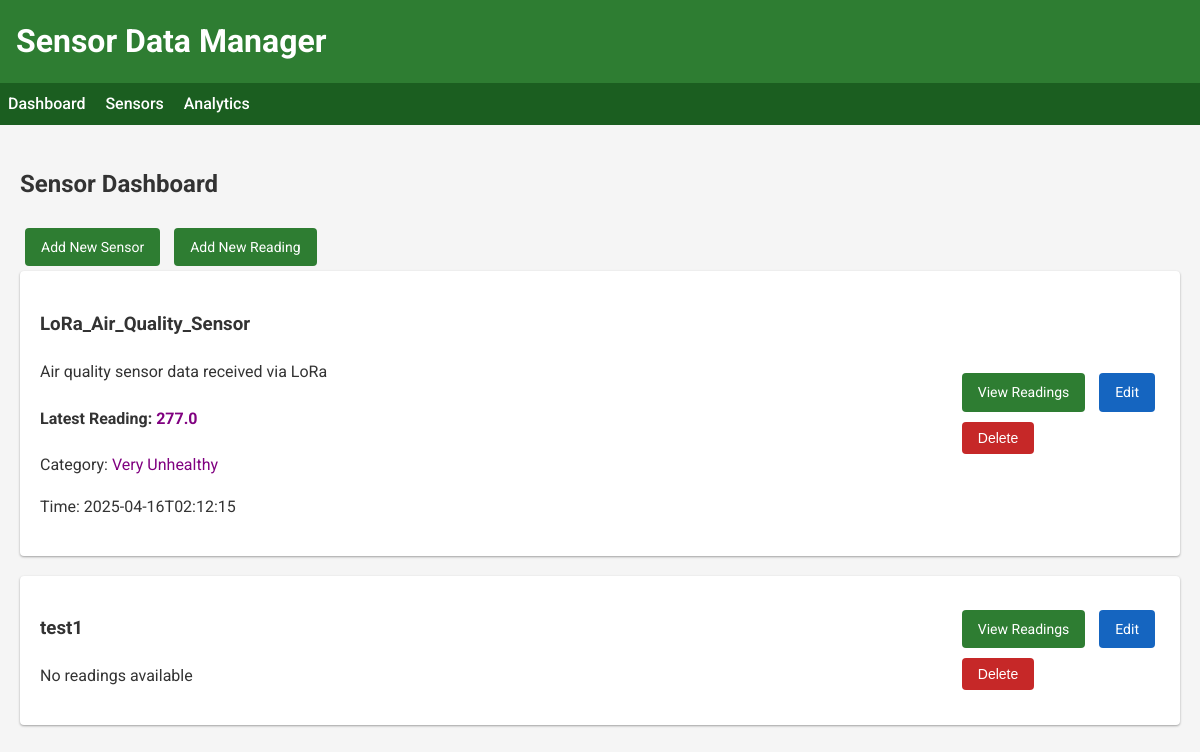
The page / on the database its author committed.
### tables this page shows
CREATE TABLE readings (
                id INTEGER PRIMARY KEY,
                sensor_id INTEGER,
                value REAL,
                timestamp DATETIME,
                FOREIGN KEY (sensor_id) REFERENCES sensors (id)
            );

CREATE TABLE sensors (
                id INTEGER PRIMARY KEY,
                name TEXT NOT NULL,
                description TEXT
            );

### main.py (the view)
@app.route('/')
def index():
    conn = get_db_connection()
    latest_readings = conn.execute('''
        SELECT s.id, s.name, s.description, r.value, r.timestamp
        FROM sensors s
        LEFT JOIN (
            SELECT sensor_id, value, timestamp
            FROM readings r1
            WHERE timestamp = (
                SELECT MAX(timestamp) FROM readings r2 WHERE r2.sensor_id = r1.sensor_id
            )
        ) r ON s.id = r.sensor_id
        ORDER BY s.name
    ''').fetchall()
    sensors_data = []
    for reading in latest_readings:
        category, class_name = get_aqi_category(reading['value'] if reading['value'] else 0)
        sensors_data.append({
            'id': reading['id'],
            'name': reading['name'],
            'description': reading['description'],
            'value': reading['value'],
            'timestamp': reading['timestamp'],
            'category': category,
            'class_name': class_name
        })
    conn.close()
    return render_template('index.html', sensors=sensors_data)

### main.py (called while the page is built)
def get_db_connection():
    conn = sqlite3.connect('sensor_data.db')
    conn.row_factory = sqlite3.Row
    return conn

def get_aqi_category(aqi):
    try:
        aqi_value = float(aqi)
        if aqi_value <= 50:
            return "Good", "good"
        elif aqi_value <= 100:
            return "Moderate", "moderate"
        elif aqi_value <= 150:
            return "Unhealthy for Sensitive Groups", "unhealthy-sensitive"
        elif aqi_value <= 200:
            return "Unhealthy", "unhealthy"
        elif aqi_value <= 300:
            return "Very Unhealthy", "very-unhealthy"
        else:
            return "Hazardous", "hazardous"
    except:
        return "Unknown", ""

### templates/index.html (shortened to what this page needs)
{% extends 'base.html' %}
{% block content %}
    <h2>Sensor Dashboard</h2>
    <div class="actions">
        <a href="{{ url_for('add_sensor') }}" class="btn">Add New Sensor</a>
        <a href="{{ url_for('add_reading') }}" class="btn">Add New Reading</a>
    </div>
    {% if sensors %}
        <div class="sensors-grid">
            {% for sensor in sensors %}
                <div class="card sensor-card">
                    <div class="sensor-info">
                        <h3>{{ sensor.name }}</h3>
                        <p>{{ sensor.description }}</p>
                        {% if sensor.value is not none %}
                            <div class="sensor-value">
                                <h4>Latest Reading: <span class="{{ sensor.class_name }}">{{ sensor.value }}</span></h4>
                                <p>Category: <span class="{{ sensor.class_name }}">{{ sensor.category }}</span></p>
                                <p>Time: {{ sensor.timestamp }}</p>
                            </div>
                        {% else %}
                            <p>No readings available</p>
                        {% endif %}
                    </div>
                    <div class="sensor-actions">
                        <a href="{{ url_for('sensor_readings', id=sensor.id) }}" class="btn">View Readings</a>
                        <a href="{{ url_for('edit_sensor', id=sensor.id) }}" class="btn btn-edit">Edit</a>
                        <form action="{{ url_for('delete_sensor', id=sensor.id) }}" method="post" onsubmit="return confirm('Are you sure you want to delete this sensor?');">
                            <button type="submit" class="btn btn-delete">Delete</button>
                        </form>
                    </div>
                </div>
            {% endfor %}
        </div>
    {% else %}
        <div class="card">
            <p>No sensors found. <a href="{{ url_for('add_sensor') }}">Add a sensor</a> to get started.</p>
        </div>
    {% endif %}
{% endblock %}

### static/style.css (style rules this page uses)
body { font-family: 'Roboto', sans-serif; line-height: 1.6; margin: 0; padding: 0; color: #333; background-color: #f5f5f5; }
.card { background: white; border-radius: 4px; box-shadow: 0 1px 3px rgba(0, 0, 0, 0.12), 0 1px 2px rgba(0, 0, 0, 0.24); margin-bottom: 20px; padding: 20px; }
.sensor-card { display: flex; justify-content: space-between; align-items: center; }
.btn { display: inline-block; padding: 8px 16px; margin: 5px; border: none; border-radius: 4px; background-color: #2e7d32; color: white; cursor: pointer; text-decoration: none; font-size: 14px; text-align: center; }
.btn-delete { background-color: #c62828; }
.btn-edit { background-color: #1565c0; }
form { max-width: 600px; margin: 0 auto; }
.very-unhealthy { color: purple; }

### rows shown on the page
readings: name "LoRa_Air_Quality_Sensor", description "Air quality sensor data received via LoRa", value "277.0", category "Very Unhealthy", timestamp "2025-04-16T02:12:15"
sensors: name "test1", shows "No readings available"
